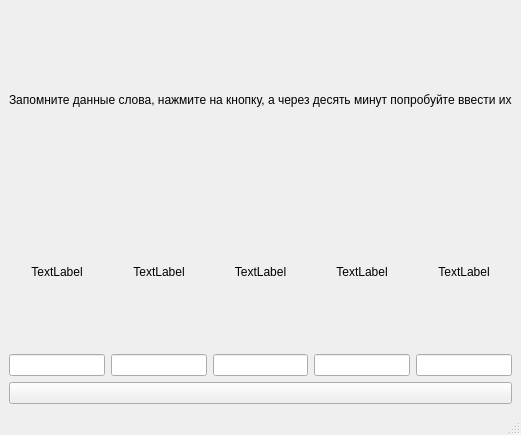
<?xml version="1.0" encoding="UTF-8"?>
<ui version="4.0">
 <class>MainWindow</class>
 <widget class="QMainWindow" name="MainWindow">
  <property name="geometry">
   <rect>
    <x>0</x>
    <y>0</y>
    <width>486</width>
    <height>435</height>
   </rect>
  </property>
  <property name="windowTitle">
   <string>MainWindow</string>
  </property>
  <widget class="QWidget" name="centralwidget">
   <layout class="QVBoxLayout" name="verticalLayout_2">
    <item>
     <layout class="QVBoxLayout" name="verticalLayout">
      <item>
       <widget class="QLabel" name="label_6">
        <property name="text">
         <string>Запомните данные слова, нажмите на кнопку, а через десять минут попробуйте ввести их</string>
        </property>
       </widget>
      </item>
      <item>
       <layout class="QGridLayout" name="gridLayout">
        <item row="1" column="3">
         <widget class="QLineEdit" name="lineEdit_4"/>
        </item>
        <item row="1" column="1">
         <widget class="QLineEdit" name="lineEdit_2"/>
        </item>
        <item row="0" column="2">
         <widget class="QLabel" name="label_3">
          <property name="text">
           <string>TextLabel</string>
          </property>
          <property name="alignment">
           <set>Qt::AlignCenter</set>
          </property>
         </widget>
        </item>
        <item row="1" column="2">
         <widget class="QLineEdit" name="lineEdit_3"/>
        </item>
        <item row="0" column="3">
         <widget class="QLabel" name="label_4">
          <property name="text">
           <string>TextLabel</string>
          </property>
          <property name="alignment">
           <set>Qt::AlignCenter</set>
          </property>
         </widget>
        </item>
        <item row="0" column="1">
         <widget class="QLabel" name="label_2">
          <property name="text">
           <string>TextLabel</string>
          </property>
          <property name="alignment">
           <set>Qt::AlignCenter</set>
          </property>
         </widget>
        </item>
        <item row="1" column="4">
         <widget class="QLineEdit" name="lineEdit_5"/>
        </item>
        <item row="1" column="0">
         <widget class="QLineEdit" name="lineEdit"/>
        </item>
        <item row="0" column="4">
         <widget class="QLabel" name="label_5">
          <property name="text">
           <string>TextLabel</string>
          </property>
          <property name="alignment">
           <set>Qt::AlignCenter</set>
          </property>
         </widget>
        </item>
        <item row="0" column="0">
         <widget class="QLabel" name="label">
          <property name="text">
           <string>TextLabel</string>
          </property>
          <property name="alignment">
           <set>Qt::AlignCenter</set>
          </property>
         </widget>
        </item>
       </layout>
      </item>
      <item>
       <widget class="QPushButton" name="pushButton">
        <property name="text">
         <string/>
        </property>
       </widget>
      </item>
     </layout>
    </item>
   </layout>
  </widget>
  <widget class="QMenuBar" name="menubar">
   <property name="geometry">
    <rect>
     <x>0</x>
     <y>0</y>
     <width>486</width>
     <height>21</height>
    </rect>
   </property>
  </widget>
  <widget class="QStatusBar" name="statusbar"/>
 </widget>
 <resources/>
 <connections/>
</ui>
